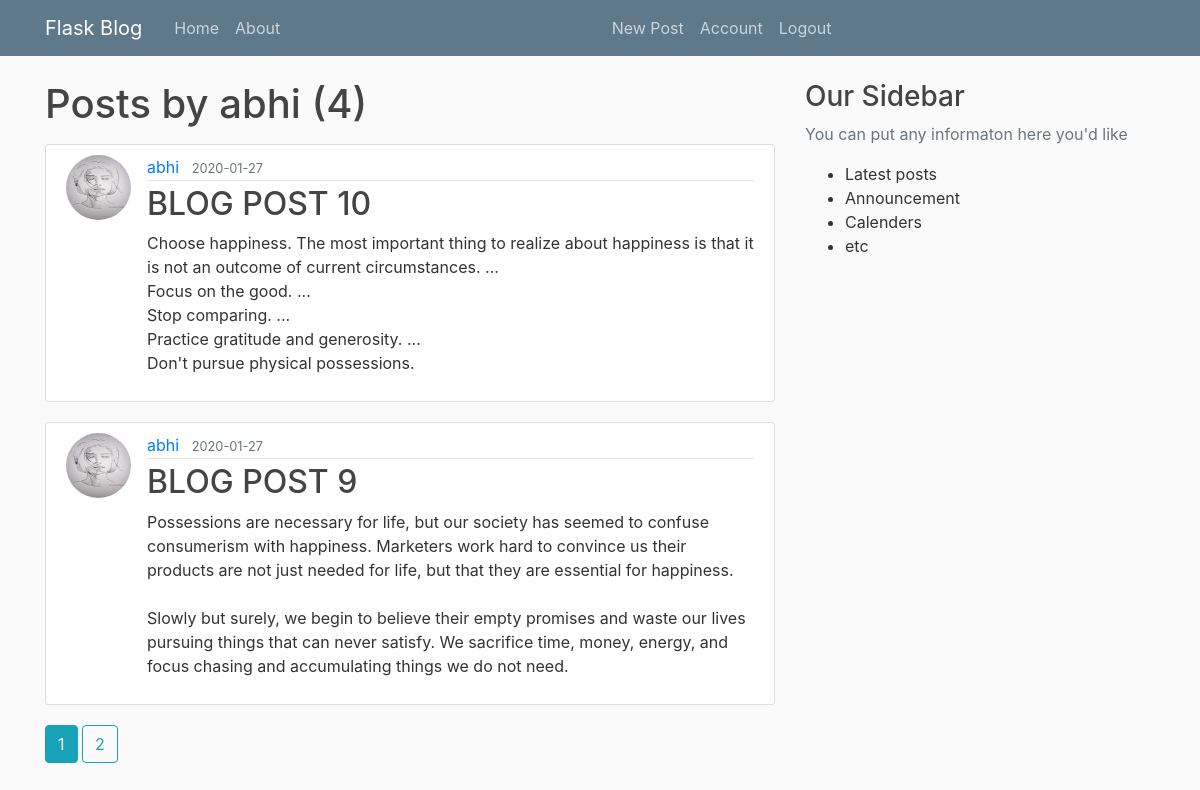
The app's page /user/abhi (signed in) with its own data.
### flaskblog/models.py (models this page shows, shortened)
class User(db.Model , UserMixin):
    id = db.Column(db.Integer,primary_key=True)
    username = db.Column(db.String(20),unique=True,nullable=False)
    email = db.Column(db.String(120),unique=True,nullable=False)
    image_file = db.Column(db.String(20),nullable=False,default='default.jpg')
    password = db.Column(db.String(60) , nullable=False)
    posts = db.relationship('Post', backref='author', lazy=True)

class Post(db.Model):
    id = db.Column(db.Integer, primary_key=True)
    title  = db.Column(db.String(20), nullable=False)
    date_posted = db.Column(db.DateTime, nullable=False, default=datetime.utcnow)
    content = db.Column(db.Text, nullable=False)
    user_id = db.Column(db.Integer,db.ForeignKey('user.id'), nullable=False)

### flaskblog/routes.py (the view)
@app.route('/user/<string:username>')
def user_posts(username):
    page = request.args.get('page',1,type=int)
    user = User.query.filter_by(username=username).first_or_404()
    posts = Post.query.filter_by(author=user)\
        .order_by(Post.date_posted.desc())\
        .paginate(page,per_page=2)
    return render_template('user_posts.html', posts=posts, user=user )

### flaskblog/models.py (called while the page is built)
@login_manager.user_loader
def load_user(user_id):
    return User.query.get(int(user_id))

### flaskblog/templates/user_posts.html
{% extends 'layout.html' %}
{% block content %}
       <h1 class="mb-3"> Posts by {{ user.username }} ({{ posts.total }}) </h1>
       {% for post in posts.items %}
       <article class="media content-section">
        <img src="{{url_for('static',filename='profile_Pics/' + post.author.image_file)}}" alt="" class="rounded-circle article-img">
        <div class="media-body">
          <div class="article-metadata">
            <a class="mr-2" href="{{url_for('user_posts',username=post.author.username )}}">{{ post.author.username }}</a>
            <small class="text-muted">{{ post.date_posted.strftime('%Y-%m-%d') }}</small>
          </div>
          <h2><a class="article-title" href="{{url_for('post', post_id = post.id )}}">{{ post.title }}</a></h2>
          <p class="article-content">{{ post.content }}</p>
        </div>
      </article>
       {% endfor %}
       {% for page_num in posts.iter_pages(left_edge=1,right_edge=1,left_current=1,right_current=2) %}
          {% if page_num %}
              {% if posts.page == page_num  %}
                 <a class="btn btn-info mb-4" href="{{ url_for('user_posts',username=user.username, page = page_num ) }}">{{ page_num }}</a>
               {% else %}
                 <a class="btn btn-outline-info mb-4" href="{{ url_for('user_posts',username=user.username, page = page_num ) }}">{{ page_num }}</a>
              {% endif %}
          {% else %}
             ...
          {% endif %}
       {% endfor %}
 {% endblock content %}

### flaskblog/static/main.css (style rules this page uses)
body { background: #fafafa; color: #333333; margin-top: 5rem; }
h1, h2, h3, h4, h5, h6 { color: #444444; }
.content-section { background: #ffffff; padding: 10px 20px; border: 1px solid #dddddd; border-radius: 3px; margin-bottom: 20px; }
.article-title { color: #444444; }
.article-content { white-space: pre-line; }
.article-img { height: 65px; width: 65px; margin-right: 16px; }
.article-metadata { padding-bottom: 1px; margin-bottom: 4px; border-bottom: 1px solid #e3e3e3 }

### records on screen
User: username "abhi"
Post: image_file (picture), author.username "abhi", date_posted "2020-01-27", title "BLOG POST 10", content "Choose happiness. The most important thing to realize about happiness is that it is not an outcome of current circumstances. ... Focus on the good. ... Stop comparing. ... Practice gratitude and generosity. ... Don't pursue physical possessions."
Post: image_file (picture), author.username "abhi", date_posted "2020-01-27", title "BLOG POST 9", content "Possessions are necessary for life, but our society has seemed to confuse consumerism with happiness. Marketers work hard to convince us their products are not just needed for life, but that they are essential for happiness. Slowly but surely, we begin to believe their empty promises and waste our lives pursuing things that can never satisfy. We sacrifice time, money, energy, and focus chasing and accumulating things we do not need."

### other values on screen
{{ posts.total }} "4"
{{ page_num }} "1"
{{ page_num }} "2"
